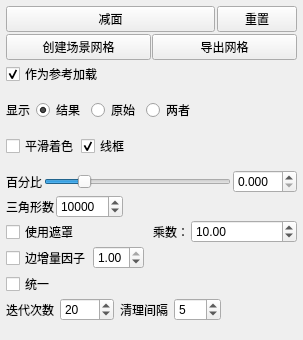
<?xml version="1.0" encoding="UTF-8"?>
<ui version="4.0">
 <class>Form</class>
 <widget class="QWidget" name="Form">
  <property name="geometry">
   <rect>
    <x>0</x>
    <y>0</y>
    <width>303</width>
    <height>340</height>
   </rect>
  </property>
  <property name="sizePolicy">
   <sizepolicy hsizetype="Expanding" vsizetype="Minimum">
    <horstretch>0</horstretch>
    <verstretch>0</verstretch>
   </sizepolicy>
  </property>
  <property name="minimumSize">
   <size>
    <width>200</width>
    <height>0</height>
   </size>
  </property>
  <property name="maximumSize">
   <size>
    <width>1000</width>
    <height>1000</height>
   </size>
  </property>
  <property name="baseSize">
   <size>
    <width>0</width>
    <height>340</height>
   </size>
  </property>
  <property name="contextMenuPolicy">
   <enum>Qt::NoContextMenu</enum>
  </property>
  <property name="windowTitle">
   <string>窗体</string>
  </property>
  <property name="styleSheet">
   <string notr="true"/>
  </property>
  <layout class="QVBoxLayout" name="verticalLayout">
   <property name="spacing">
    <number>2</number>
   </property>
   <property name="leftMargin">
    <number>6</number>
   </property>
   <property name="topMargin">
    <number>6</number>
   </property>
   <property name="rightMargin">
    <number>6</number>
   </property>
   <property name="bottomMargin">
    <number>6</number>
   </property>
   <item>
    <layout class="QHBoxLayout" name="horizontalLayout_7">
     <property name="spacing">
      <number>2</number>
     </property>
     <property name="topMargin">
      <number>0</number>
     </property>
     <item>
      <widget class="QPushButton" name="decimate_process">
       <property name="toolTip">
        <string>创建参考网格的减面（减少多边形）版本并进入预览模式（网格显示在视口中）。</string>
       </property>
       <property name="text">
        <string>减面</string>
       </property>
      </widget>
     </item>
     <item>
      <widget class="QPushButton" name="decimate_reset">
       <property name="sizePolicy">
        <sizepolicy hsizetype="Fixed" vsizetype="Fixed">
         <horstretch>0</horstretch>
         <verstretch>0</verstretch>
        </sizepolicy>
       </property>
       <property name="minimumSize">
        <size>
         <width>40</width>
         <height>0</height>
        </size>
       </property>
       <property name="toolTip">
        <string>清除减面网格并退出预览模式。</string>
       </property>
       <property name="text">
        <string>重置</string>
       </property>
      </widget>
     </item>
    </layout>
   </item>
   <item>
    <layout class="QHBoxLayout" name="horizontalLayout_11">
     <property name="spacing">
      <number>1</number>
     </property>
     <property name="topMargin">
      <number>0</number>
     </property>
     <item>
      <widget class="QPushButton" name="decimate_createMesh">
       <property name="sizePolicy">
        <sizepolicy hsizetype="Expanding" vsizetype="Fixed">
         <horstretch>0</horstretch>
         <verstretch>0</verstretch>
        </sizepolicy>
       </property>
       <property name="toolTip">
        <string>在同一父参考网格下，由减面网格创建一个网格。</string>
       </property>
       <property name="text">
        <string>创建场景网格</string>
       </property>
      </widget>
     </item>
     <item>
      <widget class="QPushButton" name="decimate_exportMesh">
       <property name="sizePolicy">
        <sizepolicy hsizetype="Expanding" vsizetype="Fixed">
         <horstretch>0</horstretch>
         <verstretch>0</verstretch>
        </sizepolicy>
       </property>
       <property name="toolTip">
        <string>将重拓扑网格导出为3D网格文件。</string>
       </property>
       <property name="text">
        <string>导出网格</string>
       </property>
      </widget>
     </item>
    </layout>
   </item>
   <item>
    <widget class="QCheckBox" name="decimate_loadAsReference">
     <property name="toolTip">
      <string>结果网格导出后，会作为新的参考网格加载到场景中。</string>
     </property>
     <property name="text">
      <string>作为参考加载</string>
     </property>
     <property name="checked">
      <bool>true</bool>
     </property>
    </widget>
   </item>
   <item>
    <spacer name="verticalSpacer_2">
     <property name="orientation">
      <enum>Qt::Vertical</enum>
     </property>
     <property name="sizeType">
      <enum>QSizePolicy::Fixed</enum>
     </property>
     <property name="sizeHint" stdset="0">
      <size>
       <width>20</width>
       <height>10</height>
      </size>
     </property>
    </spacer>
   </item>
   <item>
    <layout class="QHBoxLayout" name="horizontalLayout_9">
     <property name="spacing">
      <number>6</number>
     </property>
     <property name="topMargin">
      <number>0</number>
     </property>
     <item>
      <widget class="QLabel" name="label_4">
       <property name="text">
        <string>显示</string>
       </property>
      </widget>
     </item>
     <item>
      <widget class="QRadioButton" name="decimate_showResult">
       <property name="toolTip">
        <string>启用后，预览模式下仅显示减面网格，父参考网格被隐藏。</string>
       </property>
       <property name="text">
        <string>结果</string>
       </property>
       <property name="checked">
        <bool>true</bool>
       </property>
      </widget>
     </item>
     <item>
      <widget class="QRadioButton" name="decimate_showOriginal">
       <property name="toolTip">
        <string>启用后，预览模式下仅显示参考网格，减面网格被隐藏。</string>
       </property>
       <property name="text">
        <string>原始</string>
       </property>
      </widget>
     </item>
     <item>
      <widget class="QRadioButton" name="decimate_showBoth">
       <property name="toolTip">
        <string>启用后，预览模式下会同时显示网格和减面网格。</string>
       </property>
       <property name="text">
        <string>两者</string>
       </property>
      </widget>
     </item>
     <item>
      <spacer name="horizontalSpacer_2">
       <property name="orientation">
        <enum>Qt::Horizontal</enum>
       </property>
       <property name="sizeHint" stdset="0">
        <size>
         <width>40</width>
         <height>20</height>
        </size>
       </property>
      </spacer>
     </item>
    </layout>
   </item>
   <item>
    <spacer name="verticalSpacer_3">
     <property name="orientation">
      <enum>Qt::Vertical</enum>
     </property>
     <property name="sizeType">
      <enum>QSizePolicy::Fixed</enum>
     </property>
     <property name="sizeHint" stdset="0">
      <size>
       <width>20</width>
       <height>10</height>
      </size>
     </property>
    </spacer>
   </item>
   <item>
    <layout class="QHBoxLayout" name="horizontalLayout_10">
     <property name="spacing">
      <number>2</number>
     </property>
     <property name="topMargin">
      <number>0</number>
     </property>
     <item>
      <widget class="QCheckBox" name="decimate_smoothShade">
       <property name="toolTip">
        <string>在减面网格的平滑着色与平面着色显示模式之间切换。</string>
       </property>
       <property name="text">
        <string>平滑着色</string>
       </property>
       <property name="checked">
        <bool>false</bool>
       </property>
      </widget>
     </item>
     <item>
      <widget class="QCheckBox" name="decimate_wireframe">
       <property name="toolTip">
        <string>在预览模式下切换减面网格上的线框渲染。</string>
       </property>
       <property name="text">
        <string>线框</string>
       </property>
       <property name="checked">
        <bool>true</bool>
       </property>
      </widget>
     </item>
     <item>
      <spacer name="horizontalSpacer_3">
       <property name="orientation">
        <enum>Qt::Horizontal</enum>
       </property>
       <property name="sizeHint" stdset="0">
        <size>
         <width>1</width>
         <height>20</height>
        </size>
       </property>
      </spacer>
     </item>
    </layout>
   </item>
   <item>
    <spacer name="verticalSpacer_4">
     <property name="orientation">
      <enum>Qt::Vertical</enum>
     </property>
     <property name="sizeType">
      <enum>QSizePolicy::Fixed</enum>
     </property>
     <property name="sizeHint" stdset="0">
      <size>
       <width>20</width>
       <height>10</height>
      </size>
     </property>
    </spacer>
   </item>
   <item>
    <layout class="QHBoxLayout" name="horizontalLayout_5">
     <property name="topMargin">
      <number>0</number>
     </property>
     <item>
      <widget class="QLabel" name="label_5">
       <property name="text">
        <string>百分比</string>
       </property>
      </widget>
     </item>
     <item>
      <widget class="QSlider" name="decimate_percent">
       <property name="toolTip">
        <string>设置参考网格应简化到的近似百分比。修改此参数后，“三角形数量”值会自动调整。</string>
       </property>
       <property name="minimum">
        <number>1</number>
       </property>
       <property name="value">
        <number>20</number>
       </property>
       <property name="orientation">
        <enum>Qt::Horizontal</enum>
       </property>
       <property name="invertedAppearance">
        <bool>false</bool>
       </property>
       <property name="invertedControls">
        <bool>false</bool>
       </property>
      </widget>
     </item>
     <item>
      <widget class="QDoubleSpinBox" name="decimate_percent_spin">
       <property name="toolTip">
        <string>设置参考网格应简化到的近似百分比。修改此参数后，“三角形数量”值会自动调整。</string>
       </property>
       <property name="decimals">
        <number>3</number>
       </property>
       <property name="minimum">
        <double>0.000000000000000</double>
       </property>
       <property name="maximum">
        <double>99.998999999999995</double>
       </property>
      </widget>
     </item>
    </layout>
   </item>
   <item>
    <layout class="QHBoxLayout" name="horizontalLayout_2">
     <property name="topMargin">
      <number>0</number>
     </property>
     <item>
      <layout class="QFormLayout" name="formLayout_4">
       <property name="rightMargin">
        <number>0</number>
       </property>
       <item row="0" column="0">
        <widget class="QLabel" name="label_6">
         <property name="text">
          <string>三角形数</string>
         </property>
        </widget>
       </item>
       <item row="0" column="1">
        <widget class="QSpinBox" name="decimate_targetTriangles">
         <property name="minimumSize">
          <size>
           <width>0</width>
           <height>0</height>
          </size>
         </property>
         <property name="toolTip">
          <string>设置简化后网格应有的三角形数量。修改此参数后，“百分比”值会自动调整。</string>
         </property>
         <property name="minimum">
          <number>1</number>
         </property>
         <property name="maximum">
          <number>99999999</number>
         </property>
         <property name="singleStep">
          <number>100</number>
         </property>
         <property name="value">
          <number>10000</number>
         </property>
        </widget>
       </item>
      </layout>
     </item>
     <item>
      <spacer name="horizontalSpacer_4">
       <property name="orientation">
        <enum>Qt::Horizontal</enum>
       </property>
       <property name="sizeHint" stdset="0">
        <size>
         <width>40</width>
         <height>20</height>
        </size>
       </property>
      </spacer>
     </item>
    </layout>
   </item>
   <item>
    <layout class="QHBoxLayout" name="horizontalLayout_3">
     <property name="leftMargin">
      <number>0</number>
     </property>
     <property name="topMargin">
      <number>0</number>
     </property>
     <item>
      <widget class="QCheckBox" name="decimate_useMask">
       <property name="toolTip">
        <string>启用后，遮罩区域会保留更多细节，方法是保持更高的三角形数。遮罩由“遮罩参考网格”工具完成。</string>
       </property>
       <property name="text">
        <string>使用遮罩</string>
       </property>
       <property name="checked">
        <bool>false</bool>
       </property>
      </widget>
     </item>
     <item>
      <layout class="QFormLayout" name="formLayout">
       <item row="0" column="0">
        <widget class="QLabel" name="label">
         <property name="text">
          <string>乘数：</string>
         </property>
        </widget>
       </item>
       <item row="0" column="1">
        <widget class="QDoubleSpinBox" name="decimate_maskMultiplier">
         <property name="toolTip">
          <string>遮罩乘以此值，可用于增强遮罩区域的细节程度。</string>
         </property>
         <property name="minimum">
          <double>1.000000000000000</double>
         </property>
         <property name="maximum">
          <double>1000.000000000000000</double>
         </property>
         <property name="value">
          <double>10.000000000000000</double>
         </property>
        </widget>
       </item>
      </layout>
     </item>
    </layout>
   </item>
   <item>
    <layout class="QHBoxLayout" name="horizontalLayout_4">
     <property name="topMargin">
      <number>0</number>
     </property>
     <item>
      <layout class="QFormLayout" name="formLayout_5">
       <property name="rightMargin">
        <number>0</number>
       </property>
       <item row="0" column="0">
        <widget class="QCheckBox" name="decimate_useEdgeFactor">
         <property name="toolTip">
          <string>启用后，结果边的长度趋于更均匀。</string>
         </property>
         <property name="text">
          <string>边增量因子</string>
         </property>
        </widget>
       </item>
       <item row="0" column="1">
        <widget class="QDoubleSpinBox" name="decimate_edgeFactor">
         <property name="toolTip">
          <string>启用后，结果边的长度趋于更均匀。</string>
         </property>
         <property name="maximum">
          <double>1.000000000000000</double>
         </property>
         <property name="singleStep">
          <double>0.100000000000000</double>
         </property>
         <property name="value">
          <double>1.000000000000000</double>
         </property>
        </widget>
       </item>
      </layout>
     </item>
     <item>
      <spacer name="horizontalSpacer_5">
       <property name="orientation">
        <enum>Qt::Horizontal</enum>
       </property>
       <property name="sizeHint" stdset="0">
        <size>
         <width>40</width>
         <height>20</height>
        </size>
       </property>
      </spacer>
     </item>
    </layout>
   </item>
   <item>
    <layout class="QHBoxLayout" name="horizontalLayout_8">
     <property name="leftMargin">
      <number>0</number>
     </property>
     <property name="topMargin">
      <number>0</number>
     </property>
     <item>
      <widget class="QCheckBox" name="decimate_makeIso">
       <property name="toolTip">
        <string>启用后，结果三角形趋于更接近等边。</string>
       </property>
       <property name="text">
        <string>统一</string>
       </property>
      </widget>
     </item>
    </layout>
   </item>
   <item>
    <layout class="QHBoxLayout" name="horizontalLayout_6">
     <property name="spacing">
      <number>6</number>
     </property>
     <property name="topMargin">
      <number>0</number>
     </property>
     <item>
      <layout class="QFormLayout" name="formLayout_2">
       <item row="0" column="0">
        <widget class="QLabel" name="label_2">
         <property name="text">
          <string>迭代次数</string>
         </property>
        </widget>
       </item>
       <item row="0" column="1">
        <widget class="QSpinBox" name="decimate_iterations">
         <property name="toolTip">
          <string>此值越高，减面过程的质量和耗时越高。</string>
         </property>
         <property name="minimum">
          <number>10</number>
         </property>
         <property name="maximum">
          <number>1000</number>
         </property>
         <property name="singleStep">
          <number>5</number>
         </property>
         <property name="value">
          <number>20</number>
         </property>
        </widget>
       </item>
      </layout>
     </item>
     <item>
      <layout class="QFormLayout" name="formLayout_3">
       <item row="0" column="0">
        <widget class="QLabel" name="label_3">
         <property name="text">
          <string>清理间隔</string>
         </property>
        </widget>
       </item>
       <item row="0" column="1">
        <widget class="QSpinBox" name="decimate_cleanup">
         <property name="toolTip">
          <string>此值应小于迭代次数。值越低，减面网格的质量越高，处理时间也越长。</string>
         </property>
         <property name="minimum">
          <number>1</number>
         </property>
         <property name="maximum">
          <number>100</number>
         </property>
         <property name="value">
          <number>5</number>
         </property>
        </widget>
       </item>
      </layout>
     </item>
     <item>
      <spacer name="horizontalSpacer">
       <property name="orientation">
        <enum>Qt::Horizontal</enum>
       </property>
       <property name="sizeHint" stdset="0">
        <size>
         <width>40</width>
         <height>20</height>
        </size>
       </property>
      </spacer>
     </item>
    </layout>
   </item>
   <item>
    <spacer name="verticalSpacer">
     <property name="orientation">
      <enum>Qt::Vertical</enum>
     </property>
     <property name="sizeHint" stdset="0">
      <size>
       <width>10</width>
       <height>3</height>
      </size>
     </property>
    </spacer>
   </item>
  </layout>
 </widget>
 <resources/>
 <connections/>
</ui>
